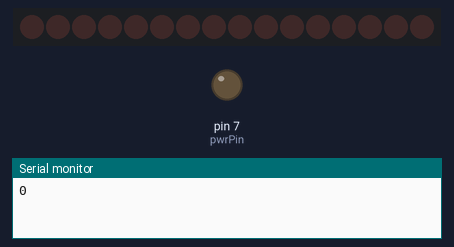
Recording of a sketch running on a simulated Arduino Uno, built with avr-gcc and run on an emulated ATmega328P. Parts: 16 shift-register outputs drawn as a row of LEDs (first output left, lit = HIGH), output pins drawn as LEDs (lit = HIGH), the last lines printed to the serial monitor. Wiring (inferred from the names in the program): 2 × shift register (74HC595): data pin 4; shift clock pin 5; latch pin 6. Wiring (inferred from the signals the program sends): row of LEDs: on Q0, Q1, Q2, Q3, Q4, Q5, Q6, Q7, Q8, Q9, Q10, Q11, Q12, Q13, Q14, Q15. Pins used as bus, display or sensor lines are not drawn.

Above: at 0.5 s.
At 2.5 s:
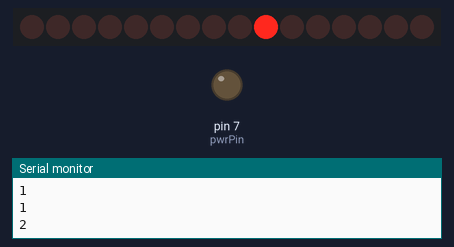
At 4.5 s:
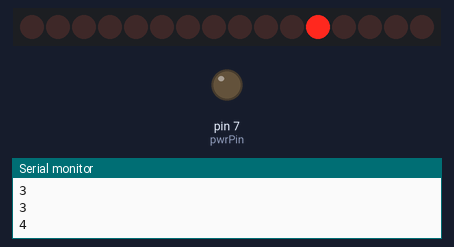
At 8.5 s:
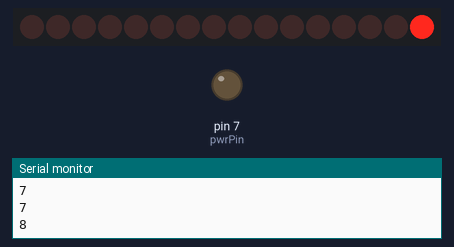
At 12.5 s:
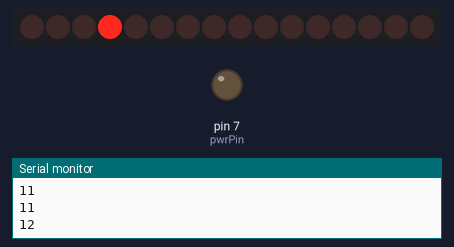
At 17.5 s:
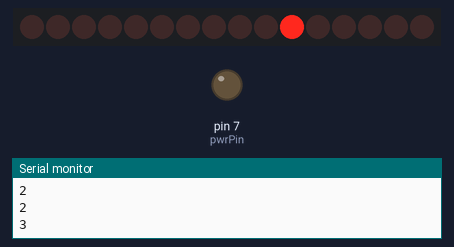
Timing chart, 0 to 18.2 s (numbered marks = the images above):
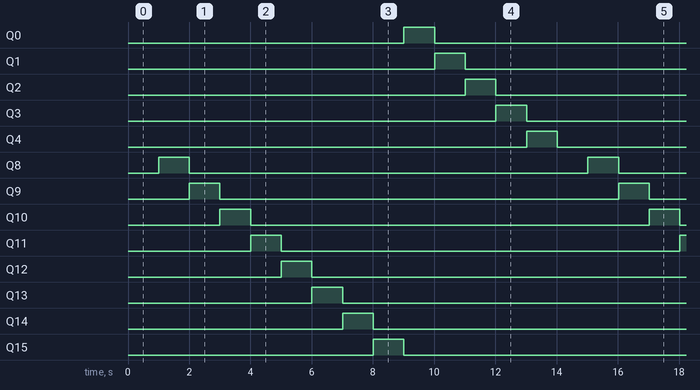

The sketch:

Part4_c_.ino
```cpp
/*****************************************
 * void turnLEDon(int LED_Num)
 *
 * Function to turn on a specific M8B Display LED
 *
 * LED_Num = 1 (upper left)
 *                        to
 * LED_Num = 12 (lower right)
 *
 * LED_Num = 0 turns all LEDs off
 *******************************************/
  //Pin connected to ST_CP of 74HC595
  const int latchPin = 6;
  //Pin connected to SH_CP of 74HC595
  const int clockPin = 5;
  //Pin connected to DS of 74HC595
  const int dataPin = 4;
  //time to light LED, lab part 4
  const int onTime = 500;
  const int pwrPin = 7;

  int LEDnum = 0;

  int curState;                 // holds current/next state
  int ooCount;                  // calculated value: number of state machine cycles to turn LED on and off
  int ooCtr;                    // counter for LED on and off time

  const int fsmFreq = 2;

void setup() {
  curState = 1;                         // initialize for first state in the program loop
  ooCount = 3;                        // calculate number of state machine cycles for LED on and off

  pinMode(latchPin, OUTPUT);
  pinMode(clockPin, OUTPUT);
  pinMode(dataPin, OUTPUT);
  pinMode(pwrPin, OUTPUT);

  digitalWrite(pwrPin, LOW);
}

void turnLEDOn(int LED_Num){
  digitalWrite(latchPin, 0);

  int firstByte;
  int secondByte;

  if(LED_Num == 0){
    firstByte = 0;
    secondByte = 0;
  }
  else if (LED_Num < 9){
    firstByte = pow(2,LED_Num - 1)+ .5;
    secondByte = 0;
  }
  else {
    firstByte= 0;
    secondByte = pow(2,(LED_Num - 9)) + .5;
  }

  shiftOut(dataPin, clockPin, MSBFIRST, byte(firstByte));
  shiftOut(dataPin, clockPin, MSBFIRST, byte(secondByte));

  digitalWrite(latchPin, 1);
}

// When we turn the LED on/off in the blink mode,
// we need to wait ooCount cycles before moving to
// the off/on state.  This function initializes the
// counter which determines when that delay ends.
void initOODly(void)
{
   ooCtr = 0;
}

// This function increments the counter and sees
// if the on/off delay is complete
boolean isDlyEnd(void)
{
   ooCtr++;
   if (ooCtr >= ooCount)
      return true;
   else
      return false;
}

void loop() {

    Serial.begin(500);

    switch(curState)
      {
        case 1:
          Serial.print(LEDnum);
          Serial.print("\n");
          turnLEDOn(LEDnum);
          if(isDlyEnd()&& LEDnum < 13){
            LEDnum++;
            initOODly();
          }
          else if(isDlyEnd()){

            LEDnum = 0;
            initOODly();
          }
        break;
      }
    delay(1000/fsmFreq);
}
```

Measured:
- by itself, Q0–4, Q8–15: alternates HIGH for 1.0 s and LOW for 13.0 s
- by itself, everything shown: repeats every 14.0 s, in 14 steps
